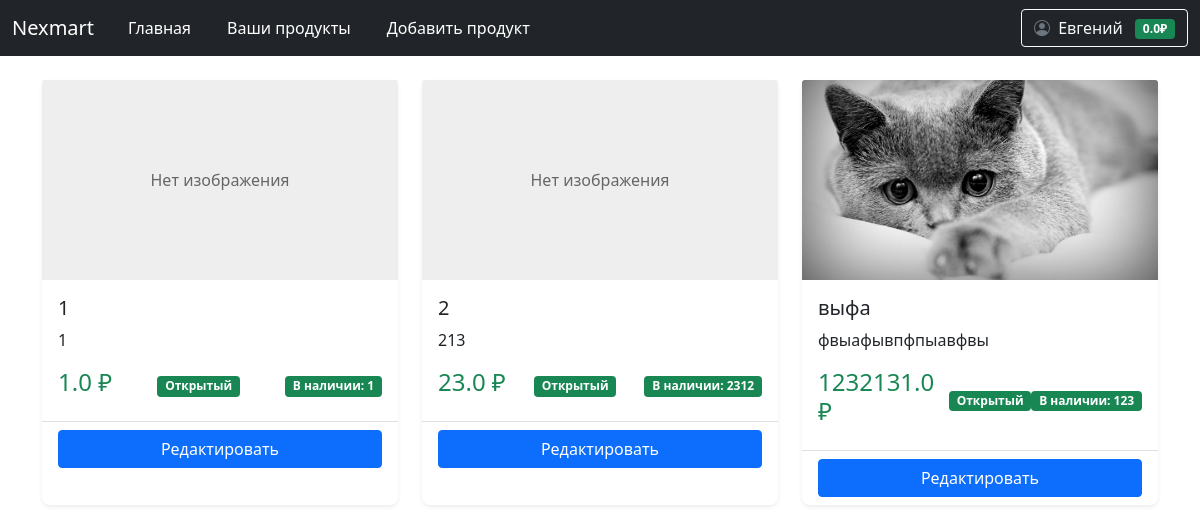
Before: /user/products (signed in) with the older database file.
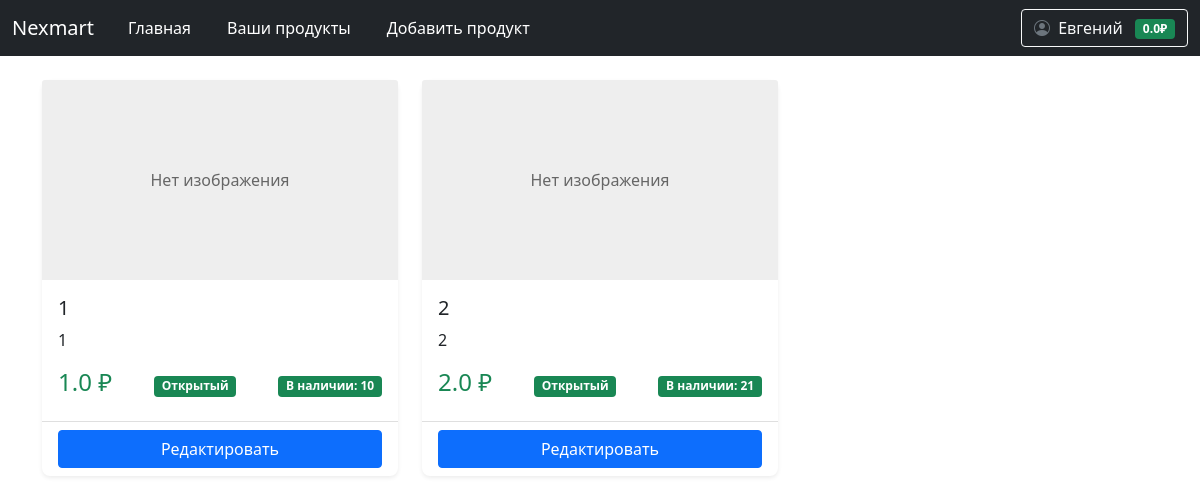
After: the same page with the newer database file.
### data/user.py (models this page shows, shortened)
class User(SqlAlchemyBase, UserMixin):
    __tablename__ = 'users'
    id = Column(Integer, primary_key=True, autoincrement=True)
    email = Column(String, unique=True, nullable=False)
    hashed_password = Column(String, nullable=False)
    surname = Column(String, nullable=False)
    name = Column(String, nullable=False)
    modified_date = Column(DateTime)
    balance = Column(Float, default=0.0, nullable=False)
    products = relationship("Product", back_populates="user")

### data/product.py (models this page shows)
class Product(SqlAlchemyBase):
    __tablename__ = 'products'
    id = sqlalchemy.Column(sqlalchemy.Integer, primary_key=True, autoincrement=True)
    name = sqlalchemy.Column(sqlalchemy.String, nullable=False)
    price = sqlalchemy.Column(sqlalchemy.Float, nullable=False)
    description = sqlalchemy.Column(sqlalchemy.Text)
    created_date = sqlalchemy.Column(sqlalchemy.DateTime, default=datetime.datetime.now)
    open = sqlalchemy.Column(sqlalchemy.Boolean)  # открыт ли продукт для общего доступа
    amount_available = sqlalchemy.Column(sqlalchemy.Integer)  # сколько есть продукта для продажи
    amount_sell = sqlalchemy.Column(sqlalchemy.Integer)  # сколько продано для статистики
    image = sqlalchemy.Column(sqlalchemy.String)
    user_id = sqlalchemy.Column(sqlalchemy.Integer, sqlalchemy.ForeignKey('users.id'))
    user = sqlalchemy.orm.relationship('User', back_populates='products')

### main.py (the view)
@app.route('/user/products')
@login_required
def user_products():
    products = current_user.products
    return render_template('user_products.html', products=products)

### data/db_session.py (called while the page is built)
def create_session() -> Session:
    global __factory
    return __factory()

### main.py (called while the page is built)
@login_manager.user_loader
def load_user(user_id):
    db_sess = db_session.create_session()
    return db_sess.query(User).get(user_id)

### templates/user_products.html (shortened to what this page needs)
{% extends "base.html" %}
{% block content %}
 <div class="row row-cols-1 row-cols-md-3 g-4">
        {% for product in products %}
        <div class="col">
            <div class="card h-100">
                <a href="/products/{{ product.id }}" class="text-decoration-none text-dark ">
                    {% if product.image %}
                    <img src="{{ url_for('static', filename='upload/' + product.image) }}"
                         class="card-img-top product-image"
                         alt="{{ product.name }}">
                    {% else %}
                    <div class="card-img-top no-image">Нет изображения</div>
                    {% endif %}
                    <div class="card-body">
                        <h5 class="card-title">{{ product.name }}</h5>
                        <p class="card-text">{{ product.description }}</p>
                        <div class="d-flex justify-content-between align-items-center">
                             <span class="h4 text-success">{{ product.price }} ₽</span>
                            {% if product.open %}
                                <span class="badge bg-success">Открытый</span>
                            {% else %}
                                <span class="badge bg-danger">Закрытый</span>
                            {% endif %}
                            {% if product.amount_available and product.amount_available > 0 %}
                                <span class="badge bg-success">В наличии: {{ product.amount_available }}</span>
                            {% else %}
                                <span class="badge bg-danger">Нет в наличии</span>
                            {% endif %}
                        </div>
                    </div>
                </a>
                <div class="card-footer bg-transparent">
                    <a href="/user/products/edit/{{product.id}}" class="btn btn-primary w-100">Редактировать</a>
                </div>
            </div>
        </div>
        {% else %}
        <div class="col-12">
            <div class="alert alert-warning">
                Товары не найдены. Добавьте новые.
            </div>
        </div>
        {% endfor %}
    </div>
{% endblock %}

### templates/base.html (shortened to what this page needs)
<!doctype html>
<html lang="ru">
<head>
                    <link href="https://cdn.jsdelivr.net/npm/bootstrap@5.0.2/dist/css/bootstrap.min.css" rel="stylesheet">
                    <link rel="stylesheet" href="https://cdn.jsdelivr.net/npm/bootstrap-icons@1.8.1/font/bootstrap-icons.css">
    <link rel="stylesheet" href="{{ url_for('static', filename='css/style.css') }}">
    <link rel="stylesheet" href="https://cdnjs.cloudflare.com/ajax/libs/font-awesome/6.5.1/css/all.min.css">
    <link rel="stylesheet" href="{{ url_for('static', filename='css/auth_styles.css') }}">
</head>
<body>
<header>
    <nav class="navbar navbar-expand-md navbar-dark bg-dark" aria-label="Fourth navbar example">
        <div class="container-fluid">
          <a class="navbar-brand" href="#">Nexmart</a>
          <div class="collapse navbar-collapse" id="navbarsExample04">
            <ul class="navbar-nav me-auto mb-2 mb-md-0">
              <li class="nav-item">
                <a class="nav-link active" aria-current="page" href="/">Главная</a>
              </li>
                {% if not current_user.is_authenticated %}
                <li class="nav-item">
                <a class="nav-link active" aria-current="page" href="/register"></a>
              </li>
                <li class="nav-item">
                <a class="nav-link active" aria-current="page" href="/login"></a>
              </li>
                {% else %}
                <li class="nav-item">
                <a class="nav-link active" href="/user/products">Ваши продукты</a>
              </li>
                <li class="nav-item">
                <a class="nav-link active" href="/user/products/add">Добавить продукт</a>
              </li>
                {% endif %}
            </ul>
            {% if current_user.is_authenticated %}
            <div class="d-flex align-items-center">
              <div class="dropdown">
                <button class="btn btn-outline-light dropdown-toggle" type="button" id="profileDropdown" data-bs-toggle="dropdown" aria-expanded="false">
                  <i class="bi bi-person-circle me-1"></i>
                  {{ current_user.name }}
                  <span class="badge bg-success ms-2">{{ current_user.balance }}₽</span>
                </button>
              </div>
            </div>
            {% else %}
            <div class="d-flex">
              <a href="/login" class="btn btn-outline-light me-2">Войти</a>
              <a href="/register" class="btn btn-success">Регистрация</a>
            </div>
            {% endif %}
          </div>
        </div>
      </nav>
</header>
<div class="container mt-4">
    {% block content %}{% endblock %}
</div>
</body>
</html>

### static/css/style.css (style rules this page uses)
.no-image { height: 200px; background: #eee; display: flex; align-items: center; justify-content: center; color: #666; }
.navbar-nav .nav-link { position: relative; transition: all 0.5s ease; margin: 0 10px; }
.navbar-nav .nav-link::after { content: ''; position: absolute; width: 0; height: 2px; bottom: 0; left: 50%; background-color: #90caf9; transition: all 0.3s ease; }
.dropdown-toggle { position: relative; transition: all 0.3s ease; }
.badge.bg-success { transition: all 0.3s ease; }
.card { border: none; border-radius: 0.5rem; box-shadow: 0 0.125rem 0.25rem rgba(0, 0, 0, 0.075); transition: all 0.3s ease; }
.bi-person-circle { color: #6c757d; transition: all 0.3s ease; }
.btn { position: relative; overflow: hidden; }
.btn::after { content: ''; position: absolute; top: 50%; left: 50%; width: 5px; height: 5px; background: rgba(255, 255, 255, 0.3); opacity: 0; border-radius: 50%; transform: scale(1, 1) translate(-50%, -50%); transform-origin: 50% 50%; }

Changed rows visible on the page:
removed Product: image (picture), name "выфа", description "фвыафывпфпыавфвы", price "1232131.0", open "Открытый", amount_available "123"
changed Product (number 1 of 2 on the later page): amount_available "1" → "10"
changed Product (number 2 of 2 on the later page): description "213" → "2"; price "23.0" → "2.0"; amount_available "2312" → "21"
